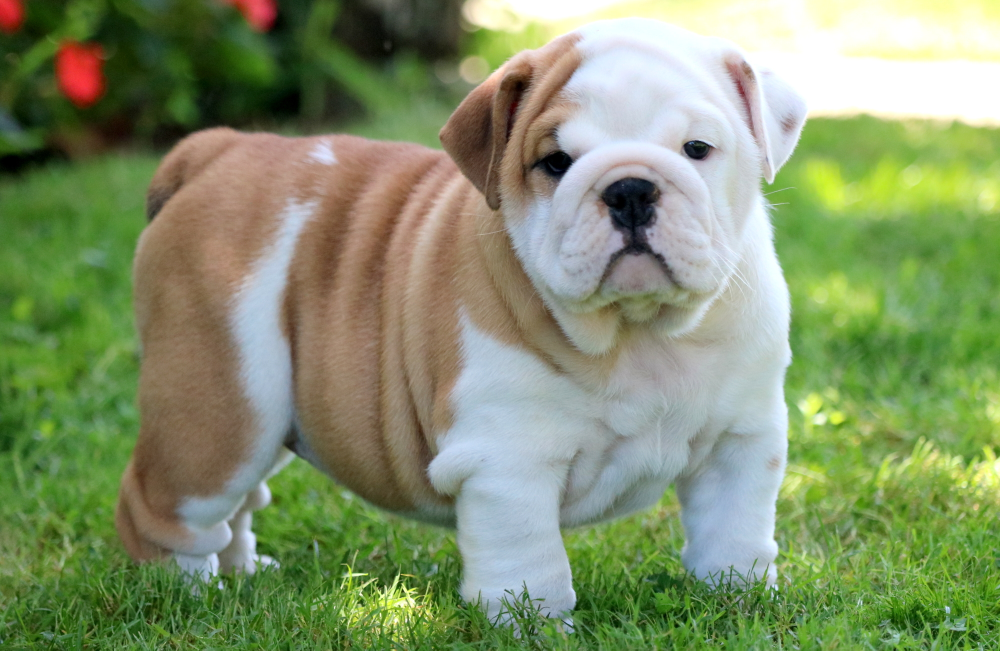
#> input picture bulldog.jpg, 2000 x 1301 px (shown at 1/2 size)
$ jupyter execute 'Grayscale, Resize, Save.ipynb'
#> lines starting #> are read from the running program, lines starting #| are printed output that depends on the picture
[cell 1]
import cv2

[cell 2]
img = cv2.imread('bulldog.jpg', 0)
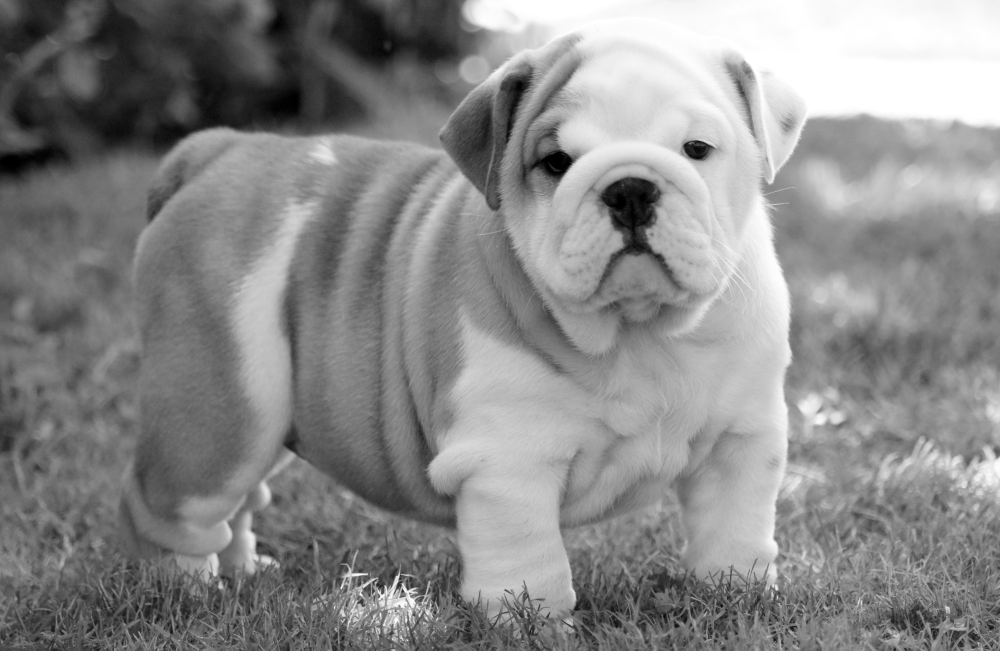
#> img: shape (1301, 2000) (shown at 1/2 size); min 0, max 255, mean 137.2

[cell 3]
res = cv2.resize(img, (int(img.shape[1]/2),int(img.shape[0]/2)))
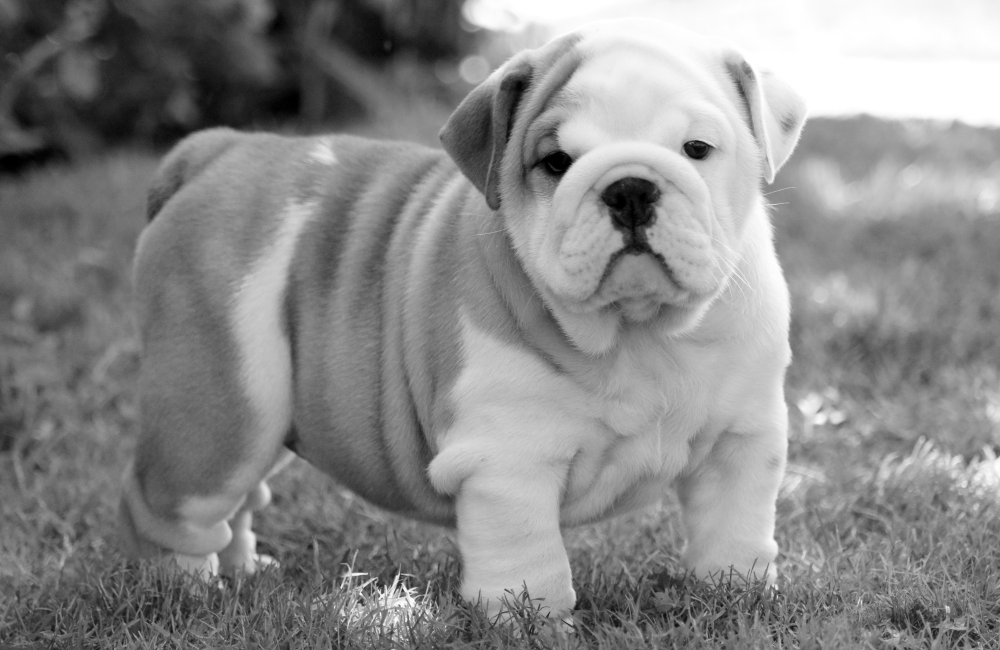
#> res: shape (650, 1000); min 0, max 255, mean 137

[cell 4]
cv2.imwrite('Graykecil.jpg',res)
#> Out = True
